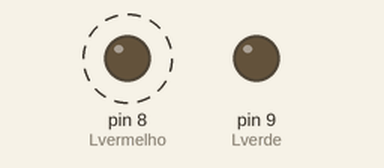
A sketch run on a simulated Arduino Uno, built with avr-gcc and run on an emulated ATmega328P. Shown: output pins drawn as LEDs (lit = HIGH). Dashed ring = blinking.

Above: at 0.3 s.
Timing chart, 0 to 3.5 s (numbered marks = the images above):
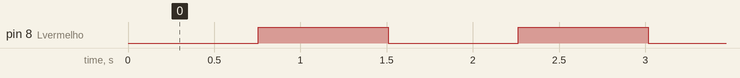

The sketch:

exercicio_1.ino
```cpp
#define Lvermelho PB0
#define Lverde PB1
int cont0 = 0;
ISR(TIMER0_COMPA_vect)
{
    cont0++;
    if (cont0 >= 78)
    {
        PORTB ^= (1 << PB0); //Inverte o led
        cont0 = 0;
    }
}

int main(void)
{
    TCCR0A |= (1 << WGM01);              //Modo CTC
    TCCR0B |= (1 << CS02) | (1 << CS00); //Escolhe o Prescaler 1024
    OCR0A = 150;                         //LIMITE DA CONTAGEM
    TIMSK0 |= (1 << OCIE0A);             //Habilita a interrupcao no comparador A

    sei(); //Habilita o bit de interrupcao global
    DDRB |= (1 << PB0)|(1 << PB1);
    PORTB &= ~(1 << PB0)&~(1 << PB1); //Desliga led no Lvermelho
    while (1); //super loop
}
```

Measured:
- by itself, pin 8 (Lvermelho): alternates HIGH for 0.75 s and LOW for 0.75 s
